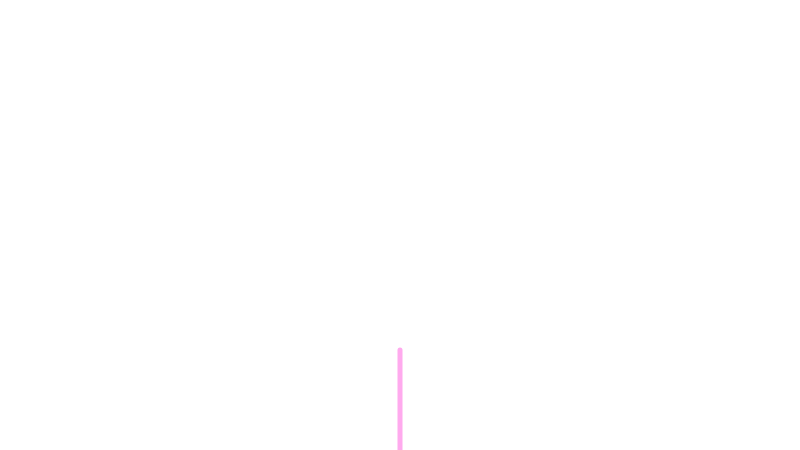
Frame 1 (no input)
Frame 60 (no input): identical to frame 1, image omitted
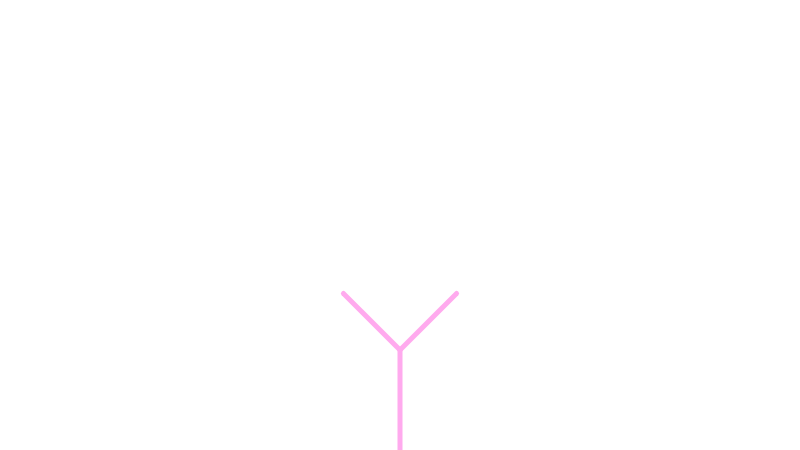
Frame 120 (the mouse pressed at the canvas centre since frame 60)

The p5.js sketch that drew these frames (run headless with seeded random() and noise() and a simulated clock; from frame 60 on, the mouse is pressed at the canvas centre):

// p5.js sketch
// ── sketch.js
var tree = []; 
var streg = 5;

function setup() {
console.log ("hello world");

  createCanvas(800, 450);
  var a = createVector(width/2, height);
  var b = createVector(width/2, height - 100);
  var root = new Branch(a, b);
  
  tree[0] = root;
}

function mousePressed() {
for (var i = tree.length-1; i >= 0; i--){
if (!tree[i].finished){
tree.push(tree[i].branchA());
tree.push(tree[i].branchB());
}
tree[i].finished = true;
}
}

function draw() {
background(255);

for (var i = 0; i < tree.length; i++)
tree[i].show();
}

// ── sketchtree.js
function Branch(begin, end) {
this.begin = begin;
this.end = end;
this.finished = false;


this.show = function() {
strokeWeight(streg);
stroke(255, 170, 238);
line(this.begin.x, this.begin.y, this.end.x, this.end.y);
}

this.branchA = function() {
var dir = p5.Vector.sub(this.end, this.begin);
dir.rotate(PI/4);
dir. mult(0.80);
strokeWeight(streg);
//streg = streg -0.4
var newEnd = p5.Vector.add(this.end, dir);
var r = new Branch(this.end, newEnd);
return r;
}

this.branchB = function() {
var dir = p5.Vector.sub(this.end, this.begin);
dir.rotate(-PI/4);
dir. mult(0.80);
strokeWeight(streg);
//streg = streg -0.4
var newEnd = p5.Vector.add(this.end, dir);
var l = new Branch(this.end, newEnd);
return l;
}
}
